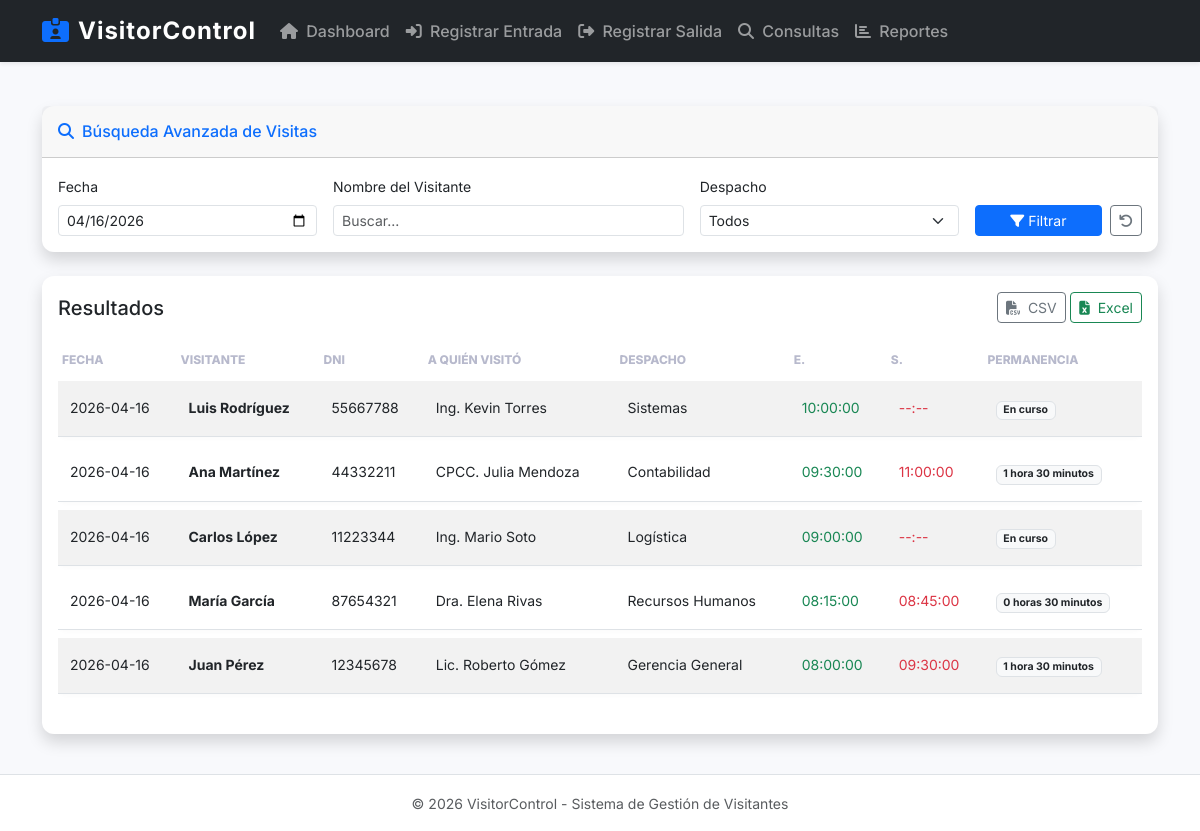
Page /modulos/consultas.php?f_fecha=2026-04-16 on the committed database.
### tables this page shows
CREATE TABLE IF NOT EXISTS visita (
    id_visita INT AUTO_INCREMENT PRIMARY KEY,
    id_persona INT NOT NULL,
    id_despacho INT NOT NULL,
    id_funcionario INT NOT NULL,
    fecha DATE NOT NULL,
    hora_entrada TIME NOT NULL,
    hora_salida TIME DEFAULT NULL,
    tiempo_permanencia VARCHAR(50) DEFAULT NULL,
    FOREIGN KEY (id_persona) REFERENCES persona(id_persona),
    FOREIGN KEY (id_despacho) REFERENCES despacho(id_despacho),
    FOREIGN KEY (id_funcionario) REFERENCES funcionario(id_funcionario)
);

CREATE TABLE IF NOT EXISTS persona (
    id_persona INT AUTO_INCREMENT PRIMARY KEY,
    nombre VARCHAR(100) NOT NULL,
    dni VARCHAR(20) NOT NULL UNIQUE
);

CREATE TABLE IF NOT EXISTS funcionario (
    id_funcionario INT AUTO_INCREMENT PRIMARY KEY,
    id_despacho INT NOT NULL,
    nombre VARCHAR(100) NOT NULL,
    cargo VARCHAR(100),
    FOREIGN KEY (id_despacho) REFERENCES despacho(id_despacho)
);

CREATE TABLE IF NOT EXISTS despacho (
    id_despacho INT AUTO_INCREMENT PRIMARY KEY,
    nombre VARCHAR(100) NOT NULL
);

### modulos/consultas.php (the view, shortened to what this page needs)
<?php
require_once "../config/conexion.php";
include_once "../includes/header.php";
include_once "../includes/navbar.php";
$where = "WHERE 1=1";
$f_fecha = $_GET['f_fecha'] ?? '';
$f_nombre = $_GET['f_nombre'] ?? '';
if ($f_fecha) {
    $where .= " AND v.fecha = '$f_fecha'";
}
$sql = "SELECT v.*, p.nombre as visitante, p.dni, d.nombre as despacho, f.nombre as funcionario
        FROM visita v
        JOIN persona p ON v.id_persona = p.id_persona
        JOIN despacho d ON v.id_despacho = d.id_despacho
        JOIN funcionario f ON v.id_funcionario = f.id_funcionario
        $where
        ORDER BY v.fecha DESC, v.hora_entrada DESC";
$res = mysqli_query($conexion, $sql);
?>
<div class="container container-main fade-in">
    <div class="row">
        <div class="col-12">
            <div class="card shadow mb-4">
                <div class="card-header py-3">
                    <h6 class="m-0 font-weight-bold text-primary"><i class="fas fa-search me-2"></i>Búsqueda Avanzada de Visitas</h6>
                </div>
                <div class="card-body">
                    <form method="GET" class="row g-3">
                        <div class="col-md-3">
                            <label class="form-label small">Fecha</label>
                            <input type="date" name="f_fecha" class="form-control form-control-sm" value="<?php echo $f_fecha; ?>">
                        </div>
                        <div class="col-md-4">
                            <label class="form-label small">Nombre del Visitante</label>
                            <input type="text" name="f_nombre" class="form-control form-control-sm" placeholder="Buscar..." value="<?php echo $f_nombre; ?>">
                        </div>
                        <div class="col-md-3">
                            <label class="form-label small">Despacho</label>
                            <select name="f_despacho" class="form-select form-select-sm">
                                <option value="">Todos</option>
                            </select>
                        </div>
                        <div class="col-md-2 d-flex align-items-end">
                            <button type="submit" class="btn btn-primary btn-sm w-100 me-2"><i class="fas fa-filter"></i> Filtrar</button>
                            <a href="consultas.php" class="btn btn-outline-secondary btn-sm"><i class="fas fa-undo"></i></a>
                        </div>
                    </form>
                </div>
            </div>
            <div class="card shadow">
                <div class="card-body">
                    <div class="d-flex justify-content-between align-items-center mb-3">
                        <h5 class="mb-0">Resultados</h5>
                        <div>
                            <a href="exportar.php?tipo=csv&<?php echo $_SERVER['QUERY_STRING']; ?>" class="btn btn-sm btn-outline-secondary">
                                <i class="fas fa-file-csv me-1"></i> CSV
                            </a>
                            <a href="exportar.php?tipo=excel&<?php echo $_SERVER['QUERY_STRING']; ?>" class="btn btn-sm btn-outline-success">
                                <i class="fas fa-file-excel me-1"></i> Excel
                            </a>
                        </div>
                    </div>
                    <div class="table-responsive">
                        <table class="table table-sm table-striped table-hover small">
                            <thead class="bg-light">
                                <tr>
                                    <th>Fecha</th>
                                    <th>Visitante</th>
                                    <th>DNI</th>
                                    <th>A quién visitó</th>
                                    <th>Despacho</th>
                                    <th>E.</th>
                                    <th>S.</th>
                                    <th>Permanencia</th>
                                </tr>
                            </thead>
                            <tbody>
                                <?php if (mysqli_num_rows($res) > 0): ?>
                                    <?php while($row = mysqli_fetch_assoc($res)): ?>
                                        <tr>
                                            <td><?php echo $row['fecha']; ?></td>
                                            <td class="fw-bold"><?php echo $row['visitante']; ?></td>
                                            <td><?php echo $row['dni']; ?></td>
                                            <td><?php echo $row['funcionario']; ?></td>
                                            <td><?php echo $row['despacho']; ?></td>
                                            <td><span class="text-success"><?php echo $row['hora_entrada']; ?></span></td>
                                            <td><span class="text-danger"><?php echo $row['hora_salida'] ?? '--:--'; ?></span></td>
                                            <td><span class="badge bg-light text-dark border"><?php echo $row['tiempo_permanencia'] ?? 'En curso'; ?></span></td>
                                        </tr>
                                    <?php endwhile; ?>
                                <?php else: ?>
                                    <tr><td colspan="8" class="text-center text-muted py-3">No se encontraron resultados</td></tr>
                                <?php endif; ?>
                            </tbody>
                        </table>
                    </div>
                </div>
            </div>
        </div>
    </div>
</div>
<?php include_once "../includes/footer.php"; ?>

### assets/css/style.css (style rules this page uses)
:root { --primary: #4e73df; --success: #1cc88a; --info: #36b9cc; --warning: #f6c23e; --danger: #e74a3b; --secondary: #858796; --dark: #5a5c69; }
body { font-family: 'Inter', sans-serif; background-color: #f8f9fc; color: #5a5c69; display: flex; flex-direction: column; min-height: 100vh; }
.container-main { flex: 1; padding-top: 20px; padding-bottom: 40px; }
.card { border: none; border-radius: 0.75rem; transition: transform 0.2s ease, box-shadow 0.2s ease; }
.fade-in { animation: fadeIn 0.5s ease-in; }
.table { border-collapse: separate; border-spacing: 0 8px; }
.table thead th { border-bottom: none; text-transform: uppercase; font-size: 0.75rem; color: #b7b9cc; font-weight: 800; }
.table tbody tr { background-color: #fff; box-shadow: 0 2px 4px rgba(0,0,0,0.02); border-radius: 8px; }
.table tbody td { border-top: none; padding: 1rem 0.75rem; }

### rows in the picture
visita: fecha "2026-04-16", id_persona.nombre "Luis Rodríguez", id_persona.dni "55667788", id_funcionario.nombre "Ing. Kevin Torres", id_despacho.nombre "Sistemas", hora_entrada "10:00:00", hora_salida "--:--", tiempo_permanencia "En curso"
visita: fecha "2026-04-16", id_persona.nombre "Ana Martínez", id_persona.dni "44332211", id_funcionario.nombre "CPCC. Julia Mendoza", id_despacho.nombre "Contabilidad", hora_entrada "09:30:00", hora_salida "11:00:00", tiempo_permanencia "1 hora 30 minutos"
visita: fecha "2026-04-16", id_persona.nombre "Carlos López", id_persona.dni "11223344", id_funcionario.nombre "Ing. Mario Soto", id_despacho.nombre "Logística", hora_entrada "09:00:00", hora_salida "--:--", tiempo_permanencia "En curso"
visita: fecha "2026-04-16", id_persona.nombre "María García", id_persona.dni "87654321", id_funcionario.nombre "Dra. Elena Rivas", id_despacho.nombre "Recursos Humanos", hora_entrada "08:15:00", hora_salida "08:45:00", tiempo_permanencia "0 horas 30 minutos"
visita: fecha "2026-04-16", id_persona.nombre "Juan Pérez", id_persona.dni "12345678", id_funcionario.nombre "Lic. Roberto Gómez", id_despacho.nombre "Gerencia General", hora_entrada "08:00:00", hora_salida "09:30:00", tiempo_permanencia "1 hora 30 minutos"
